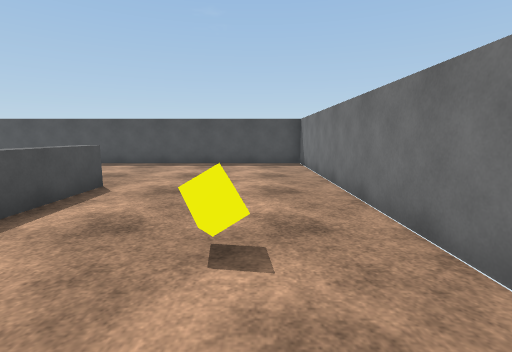
view 1 (above)

17 first-person views from a walk through a Unity game level. The camera is 1.2 m above the floor, tilts 8° down and sees 85° across. The floor is counted in squares, 1 m on a side. Each view is taken from the middle of a square. On the plan, view 1 faces up. The plan holds only what a view shows up to about 13 squares ahead; the rest is blank. The place goes on beyond the plan. The player character is not drawn. Surface patterns are stand-ins for the level's own textures.

view 2
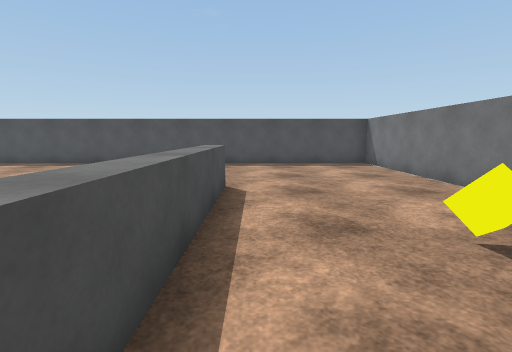

view 3
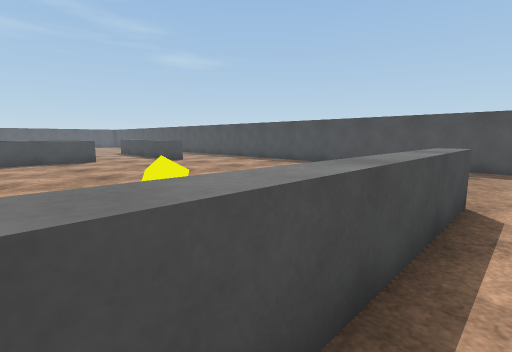

view 4
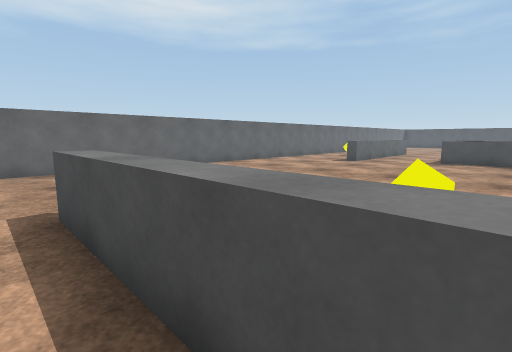

view 5
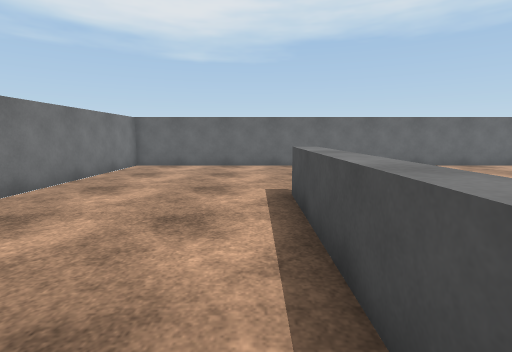

view 6
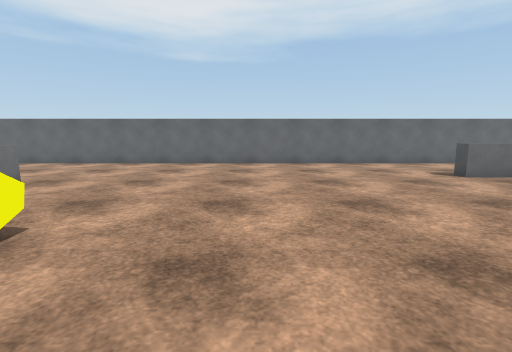

view 7
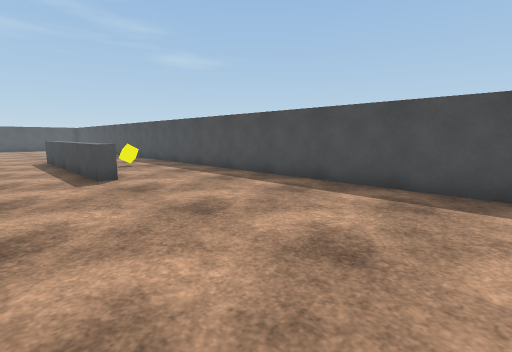

view 8
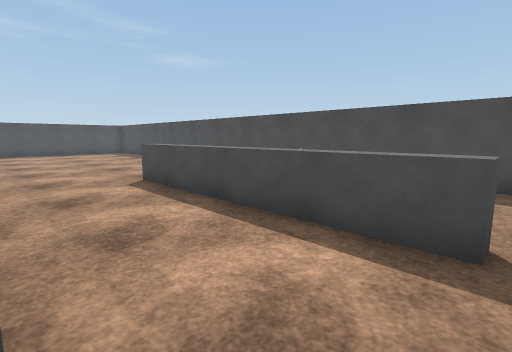

view 9
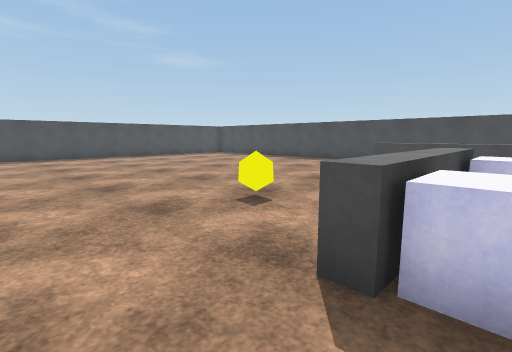

view 10
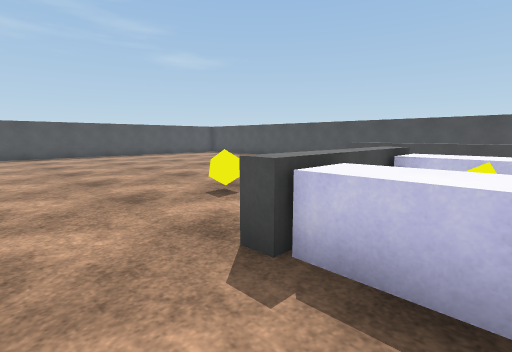

view 11
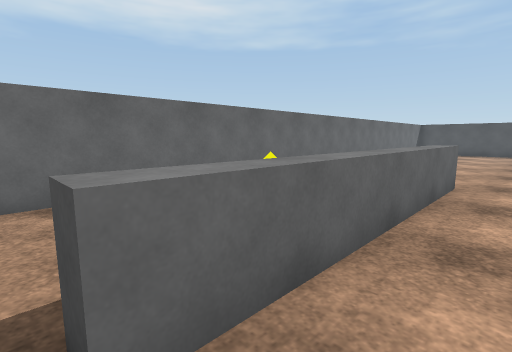

view 12
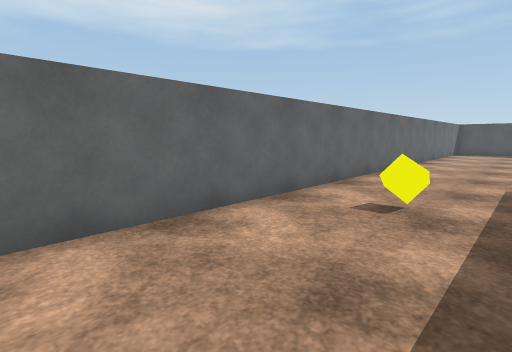

view 13
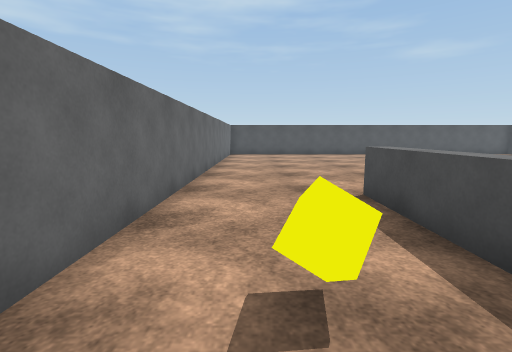

view 14
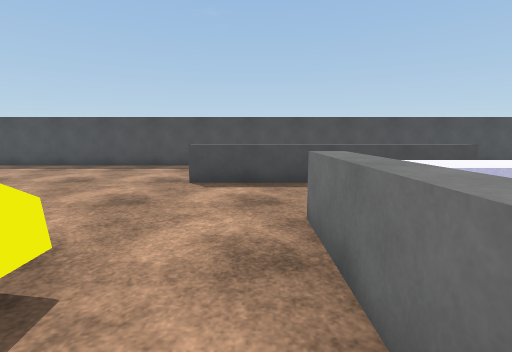

view 15
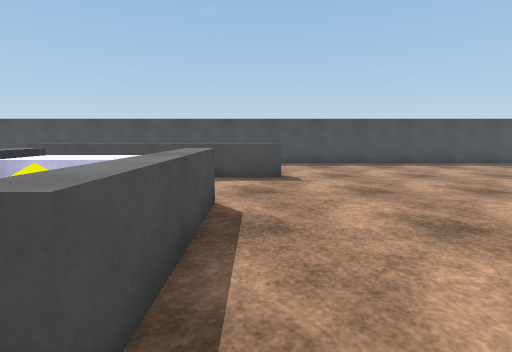

view 16
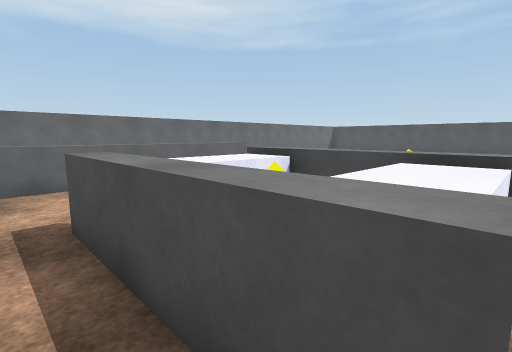

view 17
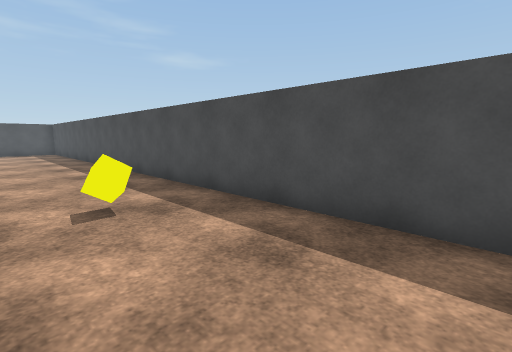

### Floor plan
Key: @ floor where view 1 was taken; # wall or solid block; . floor; = window, fence, low wall or low ledge; ^ raised ledge; C yellow cube; B block.
Columns run from 29 left of view 1 to 2 right of it. Each row starts with its distance up from view 1.
 13 ################################
 12 ...............................#
 11 .........C.....................#
 10 ......................  .......#
  9 ......^^^^^^^=........  .......#
  8 ......^^^^^^^.........   ......#
  7 .....................    =.....#
  6 .................... .   ^.....#
  5 ........^BB^.........    ^.....#
  4 ........BBBB..........   ^.....#
  3 .....C..^CC^..........C  ^...C.#
  2 ........BBBB............ ^.....#
  1 ........BBBB............ ^.....
  0 .........................^...@.
 -1 ...............................#
 -2 ......^^^^^^^=.................#
 -3 ......^^^^^^^..................#
 -4 .........C.....................#
 -5 ...............................#
 -6 ...............................#
 -7 ################################

Positions as (right, up) in squares from view 1, and headings:
1: (0, 0), facing up
2: (-3, 0), facing up
3: (-3, 1), facing up-left
4: (-3, 4), facing down-left
5: (-3, 5), facing down
6: (-10, 6), facing down
7: (-8, 6), facing up-left
8: (-16, 5), facing up-left
9: (-20, -1), facing up-left
10: (-19, -1), facing up-left
11: (-16, -1), facing down-left
12: (-15, -3), facing down-left
13: (-18, -5), facing left
14: (-22, 1), facing up
15: (-17, 0), facing up
16: (-17, 5), facing down-left
17: (-15, 9), facing up-left
